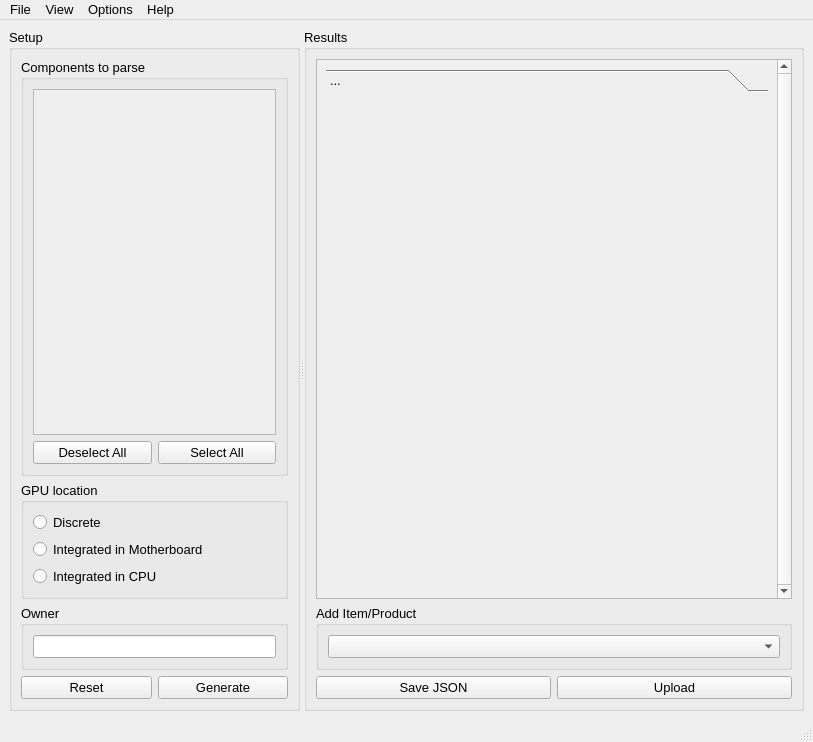
<?xml version="1.0" encoding="UTF-8"?>
<ui version="4.0">
 <class>MainWindow</class>
 <widget class="QMainWindow" name="MainWindow">
  <property name="geometry">
   <rect>
    <x>0</x>
    <y>0</y>
    <width>813</width>
    <height>742</height>
   </rect>
  </property>
  <property name="font">
   <font>
    <pointsize>10</pointsize>
   </font>
  </property>
  <property name="windowTitle">
   <string>Peracotta</string>
  </property>
  <property name="windowIcon">
   <iconset>
    <normaloff>C:/Users/Palmi/.designer/data/pear_emoji.png</normaloff>C:/Users/Palmi/.designer/data/pear_emoji.png</iconset>
  </property>
  <widget class="QWidget" name="centralwidget">
   <layout class="QHBoxLayout" name="horizontalLayout">
    <item>
     <widget class="QSplitter" name="splitter">
      <property name="enabled">
       <bool>true</bool>
      </property>
      <property name="frameShape">
       <enum>QFrame::NoFrame</enum>
      </property>
      <property name="frameShadow">
       <enum>QFrame::Plain</enum>
      </property>
      <property name="orientation">
       <enum>Qt::Horizontal</enum>
      </property>
      <property name="childrenCollapsible">
       <bool>false</bool>
      </property>
      <widget class="QGroupBox" name="groupBox">
       <property name="sizePolicy">
        <sizepolicy hsizetype="Preferred" vsizetype="Ignored">
         <horstretch>0</horstretch>
         <verstretch>0</verstretch>
        </sizepolicy>
       </property>
       <property name="minimumSize">
        <size>
         <width>0</width>
         <height>400</height>
        </size>
       </property>
       <property name="title">
        <string>Setup</string>
       </property>
       <layout class="QVBoxLayout" name="verticalLayout">
        <item>
         <widget class="QGroupBox" name="componentsGroupBox">
          <property name="sizePolicy">
           <sizepolicy hsizetype="Preferred" vsizetype="Expanding">
            <horstretch>0</horstretch>
            <verstretch>0</verstretch>
           </sizepolicy>
          </property>
          <property name="toolTip">
           <string>Select the components that you want to send to TARALLO</string>
          </property>
          <property name="title">
           <string>Components to parse</string>
          </property>
          <layout class="QVBoxLayout" name="verticalLayout_8">
           <item>
            <widget class="QScrollArea" name="selectorsScrollArea">
             <property name="sizePolicy">
              <sizepolicy hsizetype="MinimumExpanding" vsizetype="Expanding">
               <horstretch>0</horstretch>
               <verstretch>0</verstretch>
              </sizepolicy>
             </property>
             <property name="widgetResizable">
              <bool>true</bool>
             </property>
             <widget class="QWidget" name="selectorsWidget">
              <property name="geometry">
               <rect>
                <x>0</x>
                <y>0</y>
                <width>264</width>
                <height>309</height>
               </rect>
              </property>
              <property name="sizePolicy">
               <sizepolicy hsizetype="Preferred" vsizetype="Expanding">
                <horstretch>0</horstretch>
                <verstretch>0</verstretch>
               </sizepolicy>
              </property>
              <layout class="QVBoxLayout" name="verticalLayout_6"/>
             </widget>
            </widget>
           </item>
           <item>
            <layout class="QHBoxLayout" name="horizontalLayout_4">
             <item>
              <widget class="QPushButton" name="deselectBtn">
               <property name="text">
                <string>Deselect All</string>
               </property>
              </widget>
             </item>
             <item>
              <widget class="QPushButton" name="selectBtn">
               <property name="text">
                <string>Select All</string>
               </property>
              </widget>
             </item>
            </layout>
           </item>
          </layout>
         </widget>
        </item>
        <item>
         <widget class="QGroupBox" name="gpuGroupBox">
          <property name="toolTip">
           <string>Set the real GPU location into the machine</string>
          </property>
          <property name="title">
           <string>GPU location</string>
          </property>
          <layout class="QVBoxLayout" name="verticalLayout_7">
           <item>
            <layout class="QVBoxLayout" name="gpuLocationLayout">
             <item>
              <widget class="QRadioButton" name="discreteRadioBtn">
               <property name="toolTip">
                <string>Click this if there is an AGP, PCI or PCI-Express graphics card</string>
               </property>
               <property name="text">
                <string>Discrete</string>
               </property>
              </widget>
             </item>
             <item>
              <widget class="QRadioButton" name="intMoboRadioBtn">
               <property name="toolTip">
                <string>Click this if the GPU is located into the motherboard</string>
               </property>
               <property name="text">
                <string>Integrated in Motherboard</string>
               </property>
              </widget>
             </item>
             <item>
              <widget class="QRadioButton" name="intCpuRadioBtn">
               <property name="toolTip">
                <string>Click this if the GPU is located into the CPU</string>
               </property>
               <property name="text">
                <string>Integrated in CPU</string>
               </property>
              </widget>
             </item>
            </layout>
           </item>
          </layout>
         </widget>
        </item>
        <item>
         <widget class="QGroupBox" name="groupBox_3">
          <property name="toolTip">
           <string>Set the owner of the computer</string>
          </property>
          <property name="title">
           <string>Owner</string>
          </property>
          <layout class="QVBoxLayout" name="verticalLayout_5">
           <item>
            <widget class="QLineEdit" name="ownerLineEdit"/>
           </item>
          </layout>
         </widget>
        </item>
        <item>
         <layout class="QHBoxLayout" name="horizontalLayout_3">
          <item>
           <widget class="QPushButton" name="resetBtn">
            <property name="text">
             <string>Reset</string>
            </property>
           </widget>
          </item>
          <item>
           <widget class="QPushButton" name="generateBtn">
            <property name="text">
             <string>Generate</string>
            </property>
           </widget>
          </item>
         </layout>
        </item>
       </layout>
      </widget>
      <widget class="QGroupBox" name="groupBox_2">
       <property name="minimumSize">
        <size>
         <width>500</width>
         <height>0</height>
        </size>
       </property>
       <property name="title">
        <string>Results</string>
       </property>
       <layout class="QVBoxLayout" name="verticalLayout_4">
        <item>
         <widget class="QScrollArea" name="scrollArea">
          <property name="verticalScrollBarPolicy">
           <enum>Qt::ScrollBarAlwaysOn</enum>
          </property>
          <property name="widgetResizable">
           <bool>true</bool>
          </property>
          <widget class="QWidget" name="scrollAreaWidgetContents">
           <property name="geometry">
            <rect>
             <x>0</x>
             <y>0</y>
             <width>459</width>
             <height>515</height>
            </rect>
           </property>
           <layout class="QVBoxLayout" name="verticalLayout_2">
            <item>
             <widget class="ToolBoxOverride" name="itemToolBox">
              <property name="sizePolicy">
               <sizepolicy hsizetype="Preferred" vsizetype="Expanding">
                <horstretch>0</horstretch>
                <verstretch>0</verstretch>
               </sizepolicy>
              </property>
              <property name="currentIndex">
               <number>0</number>
              </property>
              <widget class="QWidget" name="default_page">
               <property name="geometry">
                <rect>
                 <x>0</x>
                 <y>0</y>
                 <width>447</width>
                 <height>472</height>
                </rect>
               </property>
               <attribute name="label">
                <string>...</string>
               </attribute>
              </widget>
             </widget>
            </item>
           </layout>
          </widget>
         </widget>
        </item>
        <item>
         <widget class="QGroupBox" name="groupBox_4">
          <property name="sizePolicy">
           <sizepolicy hsizetype="Preferred" vsizetype="Minimum">
            <horstretch>0</horstretch>
            <verstretch>0</verstretch>
           </sizepolicy>
          </property>
          <property name="title">
           <string>Add Item/Product</string>
          </property>
          <layout class="QVBoxLayout" name="verticalLayout_3">
           <item>
            <widget class="QComboBox" name="addItemComboBox"/>
           </item>
          </layout>
         </widget>
        </item>
        <item>
         <layout class="QHBoxLayout" name="horizontalLayout_2">
          <item>
           <widget class="QPushButton" name="saveJsonBtn">
            <property name="text">
             <string>Save JSON</string>
            </property>
           </widget>
          </item>
          <item>
           <widget class="QPushButton" name="uploadBtn">
            <property name="text">
             <string>Upload</string>
            </property>
           </widget>
          </item>
         </layout>
        </item>
       </layout>
      </widget>
     </widget>
    </item>
   </layout>
  </widget>
  <widget class="QStatusBar" name="statusbar"/>
  <widget class="QMenuBar" name="menubar">
   <property name="geometry">
    <rect>
     <x>0</x>
     <y>0</y>
     <width>813</width>
     <height>29</height>
    </rect>
   </property>
   <widget class="QMenu" name="menuFile">
    <property name="title">
     <string>File</string>
    </property>
    <addaction name="actionOpen"/>
    <addaction name="actionOpenLastJson"/>
    <addaction name="separator"/>
    <addaction name="actionLoadRawFiles"/>
    <addaction name="separator"/>
    <addaction name="actionExit"/>
   </widget>
   <widget class="QMenu" name="menuOptions">
    <property name="title">
     <string>Options</string>
    </property>
    <widget class="QMenu" name="menuTheme">
     <property name="title">
      <string>Theme</string>
     </property>
    </widget>
    <addaction name="menuTheme"/>
   </widget>
   <widget class="QMenu" name="menuInfo">
    <property name="title">
     <string>Help</string>
    </property>
    <addaction name="actionAboutUs"/>
    <addaction name="actionSourceCode"/>
    <addaction name="separator"/>
    <addaction name="actionVersion"/>
   </widget>
   <widget class="QMenu" name="menuTools">
    <property name="title">
     <string>View</string>
    </property>
    <addaction name="actionOpenJson"/>
   </widget>
   <addaction name="menuFile"/>
   <addaction name="menuTools"/>
   <addaction name="menuOptions"/>
   <addaction name="menuInfo"/>
  </widget>
  <action name="actionOpen">
   <property name="text">
    <string>Open JSON</string>
   </property>
   <property name="shortcut">
    <string>Ctrl+O</string>
   </property>
  </action>
  <action name="actionExit">
   <property name="text">
    <string>Exit</string>
   </property>
  </action>
  <action name="actionAboutUs">
   <property name="text">
    <string>About WEEE Open</string>
   </property>
  </action>
  <action name="actionVersion">
   <property name="text">
    <string>Version</string>
   </property>
  </action>
  <action name="actionOpenJson">
   <property name="text">
    <string>JSON</string>
   </property>
  </action>
  <action name="actionSourceCode">
   <property name="text">
    <string>Source code</string>
   </property>
  </action>
  <action name="actionasd">
   <property name="text">
    <string>asd</string>
   </property>
  </action>
  <action name="actionOpenLastJson">
   <property name="text">
    <string>Open last JSON</string>
   </property>
   <property name="shortcut">
    <string>Ctrl+Shift+O</string>
   </property>
  </action>
  <action name="actionOpen_output_directory">
   <property name="text">
    <string>Open output directory</string>
   </property>
  </action>
  <action name="actionLoadRawFiles">
   <property name="text">
    <string>Load raw files</string>
   </property>
   <property name="toolTip">
    <string>Select directory of raw files provided by generate_files.sh</string>
   </property>
   <property name="shortcut">
    <string>Ctrl+Shift+F</string>
   </property>
  </action>
 </widget>
 <customwidgets>
  <customwidget>
   <class>ToolBoxOverride</class>
   <extends>QToolBox</extends>
   <header>toolboxoverride.h</header>
   <container>1</container>
  </customwidget>
 </customwidgets>
 <resources/>
 <connections/>
</ui>
